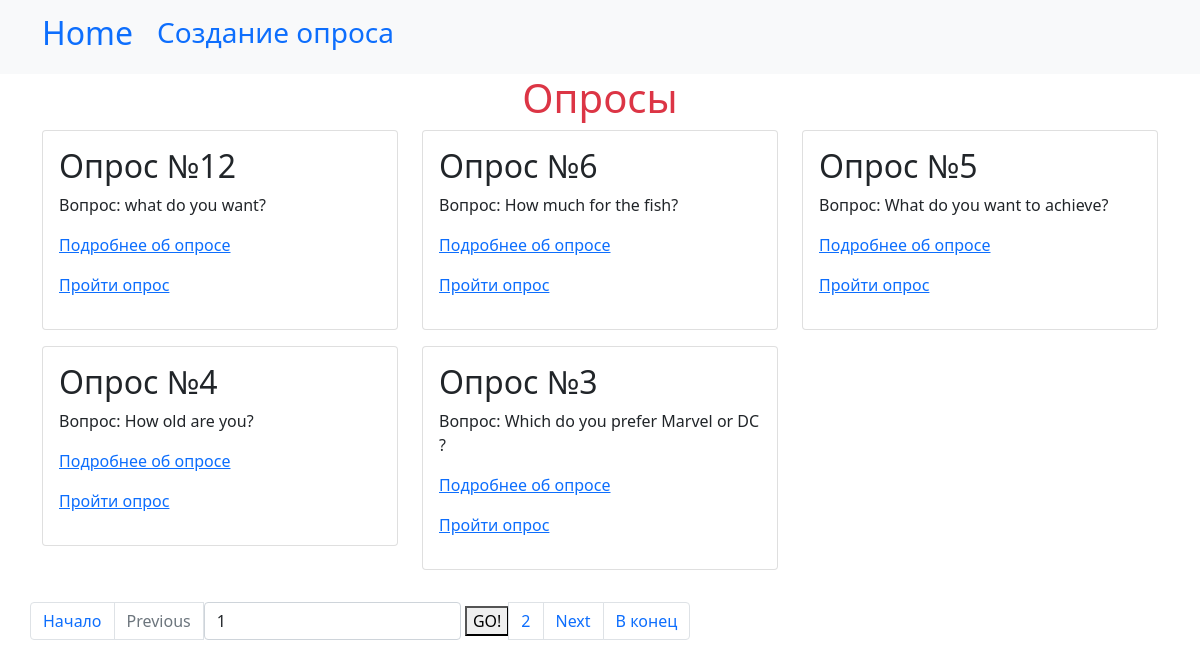
Before: / with the older database file.
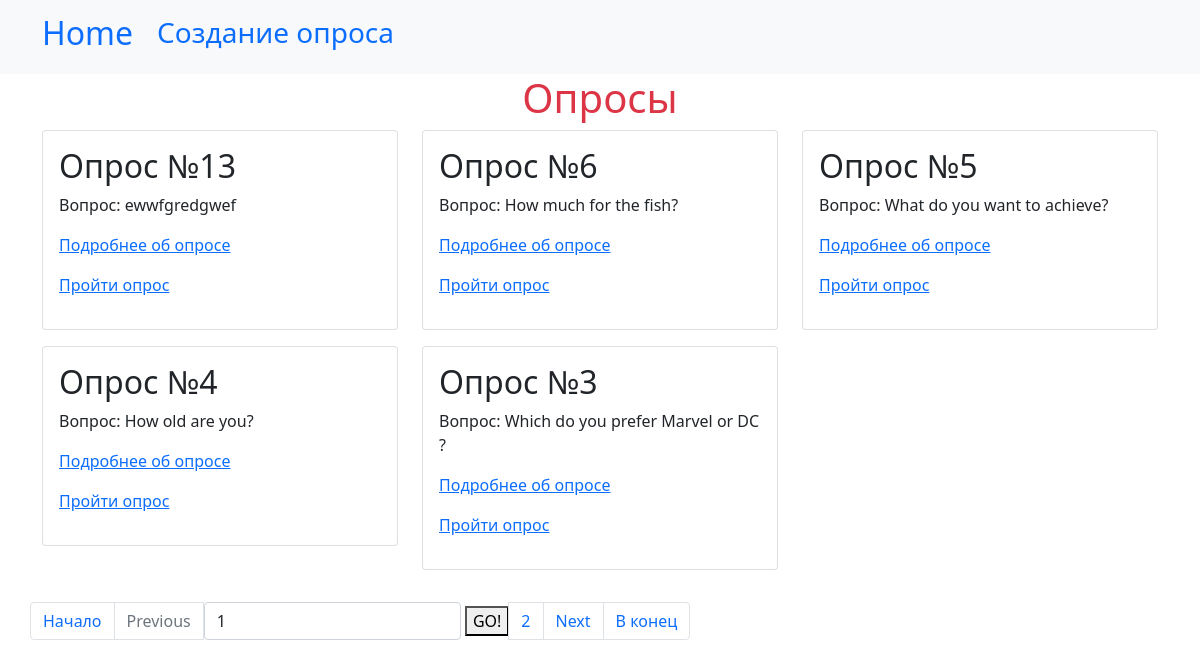
After: the same page with the newer database file.
### interview/models.py (models this page shows, shortened)
class BaseModel(models.Model):
    created_at = models.DateTimeField(auto_now_add=True, verbose_name="Дата и время создания")
    class Meta:
        abstract=True

class Poll(BaseModel):
    question = models.TextField(max_length=500, null=False, blank=False, verbose_name="Вопрос")
    def get_absolute_url(self):
        return reverse("poll-view", kwargs={"pk": self.pk})
    class Meta:
        db_table = "questions"
        verbose_name = "Вопрос"
        verbose_name_plural = "Вопросы"

### interview/views/qu_views.py (the view)
# urls.py: path('', PollsView.as_view(), name="polls"),
class PollsView(ListView):
    model = Poll
    template_name = "questions/index.html"
    context_object_name = "polls"
    ordering = ("-created_at")
    paginate_by = 5

### interview/templates/questions/index.html (shortened to what this page needs)
{% extends "base.html" %}
{% load static %}
{% block nav %}
    <li class="nav-item">
        <a class="nav-link" href="{% url "poll-create" %}"><h3>Создание опроса</h3></a>
    </li>
{% endblock %}
{% block content %}
    <h1 class="text-danger text-center">Опросы</h1>
    <div class="row">
        {% for poll in polls %}
            <div class="col-12 col-md-6 col-lg-4">
                <div class="card mb-3">
                    <div class="card-body">
                        <h2>Опрос №{{ poll.id }}</h2>
                        <p>Вопрос: {{ poll.question }}</p>
                        <p><a href="{{ poll.get_absolute_url }}">Подробнее об опросе</a></p>
                        <p><a href="{% url "answering"%}">Пройти опрос</a></p>
                    </div>
                </div>
            </div>
        {% endfor %}
    {% if is_paginated %}
        {% include "partial/pagination.html" %}
    {% endif %}
    </div>
{% endblock %}

Changed rows visible on the page:
removed Poll: id "12", question "what do you want?"
added Poll: id "13", question "ewwfgredgwef"
